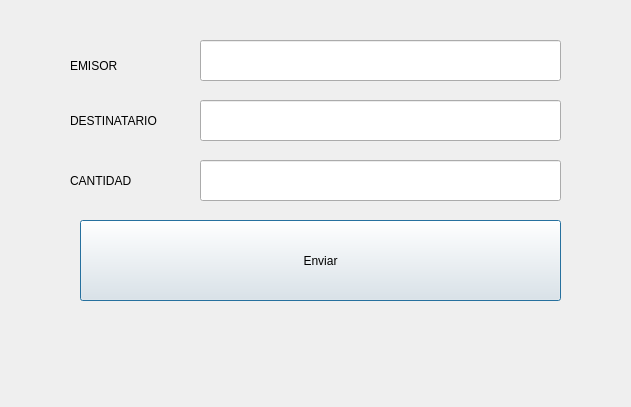
<?xml version="1.0" encoding="UTF-8"?>
<ui version="4.0">
 <class>TDialog</class>
 <widget class="QDialog" name="TDialog">
  <property name="geometry">
   <rect>
    <x>0</x>
    <y>0</y>
    <width>631</width>
    <height>407</height>
   </rect>
  </property>
  <property name="windowTitle">
   <string>Dialog</string>
  </property>
  <widget class="QPushButton" name="pushButton">
   <property name="geometry">
    <rect>
     <x>80</x>
     <y>220</y>
     <width>481</width>
     <height>81</height>
    </rect>
   </property>
   <property name="text">
    <string>Enviar</string>
   </property>
  </widget>
  <widget class="QLineEdit" name="lineEdit">
   <property name="geometry">
    <rect>
     <x>200</x>
     <y>40</y>
     <width>361</width>
     <height>41</height>
    </rect>
   </property>
  </widget>
  <widget class="QLineEdit" name="lineEdit_2">
   <property name="geometry">
    <rect>
     <x>200</x>
     <y>100</y>
     <width>361</width>
     <height>41</height>
    </rect>
   </property>
  </widget>
  <widget class="QLineEdit" name="lineEdit_3">
   <property name="geometry">
    <rect>
     <x>200</x>
     <y>160</y>
     <width>361</width>
     <height>41</height>
    </rect>
   </property>
  </widget>
  <widget class="QLabel" name="label">
   <property name="geometry">
    <rect>
     <x>70</x>
     <y>50</y>
     <width>111</width>
     <height>31</height>
    </rect>
   </property>
   <property name="text">
    <string>EMISOR</string>
   </property>
  </widget>
  <widget class="QLabel" name="label_2">
   <property name="geometry">
    <rect>
     <x>70</x>
     <y>120</y>
     <width>63</width>
     <height>20</height>
    </rect>
   </property>
   <property name="text">
    <string/>
   </property>
  </widget>
  <widget class="QLabel" name="label_3">
   <property name="geometry">
    <rect>
     <x>70</x>
     <y>110</y>
     <width>111</width>
     <height>21</height>
    </rect>
   </property>
   <property name="text">
    <string>DESTINATARIO</string>
   </property>
  </widget>
  <widget class="QLabel" name="label_4">
   <property name="geometry">
    <rect>
     <x>70</x>
     <y>170</y>
     <width>111</width>
     <height>21</height>
    </rect>
   </property>
   <property name="text">
    <string>CANTIDAD</string>
   </property>
  </widget>
 </widget>
 <resources/>
 <connections/>
</ui>
